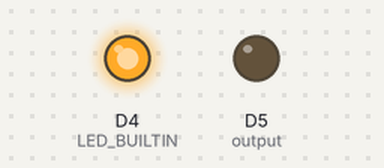
Bench run of a sketch on a simulated ESP8266 (Wemos D1 mini). Shown: output pins drawn as LEDs (lit = HIGH, except the on-board LED, lit = LOW). What the sketch prints to the serial monitor is not drawn.

Above: at 0.1 s.
At 1.1 s:
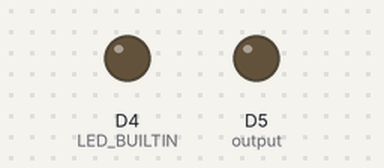
Timing chart, 0 to 2.6 s (numbered marks = the images above):
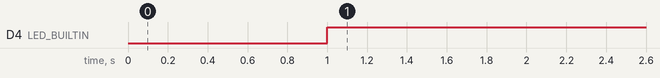

Measured:
- by itself, D4 (LED_BUILTIN): LOW → HIGH at 1.0 s

The sketch:

esp8266_server.ino
```cpp
#include <ESP8266WiFi.h>
#include <ESP8266WebServer.h>
#include <string>

const char* ssid = "main_hub";
const char* password = "12345678";
const uint8_t output = D5;

uint32_t lastMillis = 0;
uint32_t alarmMillis = 0;

ESP8266WebServer server(80);

void handleRoot();

void setup() {
  Serial.begin(115200);

  pinMode(output, OUTPUT);
  pinMode(LED_BUILTIN, OUTPUT);

  WiFi.softAP(ssid, password);

  IPAddress server_IP = WiFi.softAPIP();
  Serial.print("Main hub IP address: ");
  Serial.println(server_IP);

  server.on("/", handle_root);
  server.on("/alarm", HTTP_POST, handle_alarm);
  server.begin();
  Serial.println("HTTP server started");
}

void loop() {
  server.handleClient();
  if (millis() - alarmMillis >= 1000) {
    digitalWrite(output, LOW);
    digitalWrite(LED_BUILTIN, HIGH);
    alarmMillis = millis();
  }

  if (millis() - lastMillis >= 10000) {
    Serial.println("Server online");
    lastMillis = millis();
  }
}

void handle_root() {
  server.send(200, "text/html", "<h1>Main hub server</h1>");
}

void handle_alarm() {
  String body = "";
  if(server.hasArg("plain")) {
    body = server.arg("plain");
  }
  Serial.print("Alarm received from ");
  Serial.println(body);
  digitalWrite(output, HIGH);
  digitalWrite(LED_BUILTIN, LOW);
  server.send(200, "text/plain", "Alarm received");
  alarmMillis = millis();
}
```
